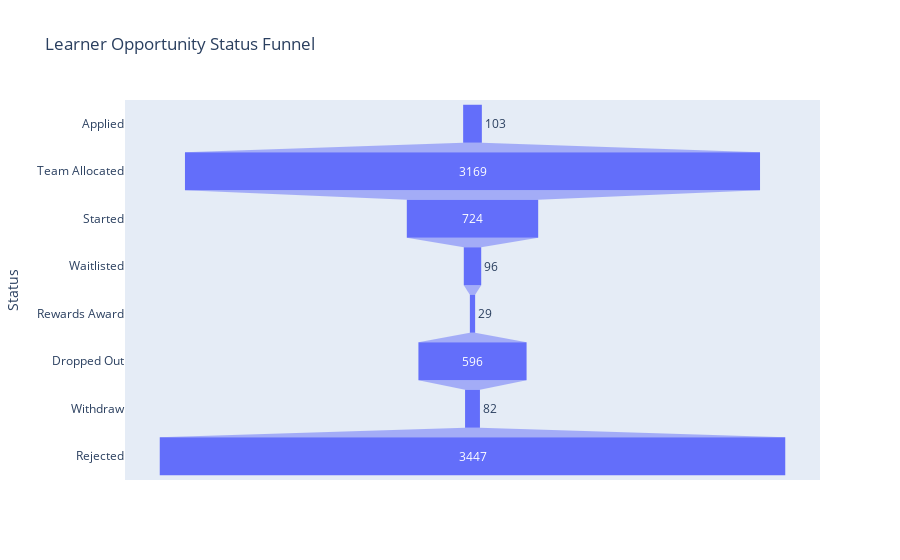

Notebook code for this chart:
### Markdown cell above
Funnel Chart (Opportunity Status Flow)

### Code cell
import plotly.express as px

# Count learners in each status
status_counts = df['Status Description'].value_counts().reset_index()
status_counts.columns = ['Status', 'Count']

# Sort status for funnel
status_order = ['Applied', 'Team Allocated', 'Started', 'Waitlisted', 'Rewards Award', 'Dropped Out', 'Withdraw', 'Rejected']
status_counts['Status'] = pd.Categorical(status_counts['Status'], categories=status_order, ordered=True)
status_counts = status_counts.sort_values('Status')

# Funnel chart
fig = px.funnel(status_counts, x='Count', y='Status', title='Learner Opportunity Status Funnel')
fig.show()

### Figure 1 — Plotly figure (JSON) as saved in the notebook; plotly's stock layout.template omitted (floating-point values rounded to 4 significant figures)
{"data": [{"hovertemplate": "Count=%{x}<br>Status=%{y}<extra></extra>", "legendgroup": "", "marker": {"color": "#636efa"}, "name": "", "orientation": "h", "showlegend": false, "type": "funnel", "x": [103, 3169, 724, 96, 29, 596, 82, 3447], "xaxis": "x", "y": ["Applied", "Team Allocated", "Started", "Waitlisted", "Rewards Award", "Dropped Out", "Withdraw", "Rejected"], "yaxis": "y"}], "layout": {"legend": {"tracegroupgap": 0}, "title": {"text": "Learner Opportunity Status Funnel"}, "xaxis": {"anchor": "y", "domain": [0, 1], "title": {"text": "Count"}}, "yaxis": {"anchor": "x", "domain": [0, 1], "title": {"text": "Status"}}}}
